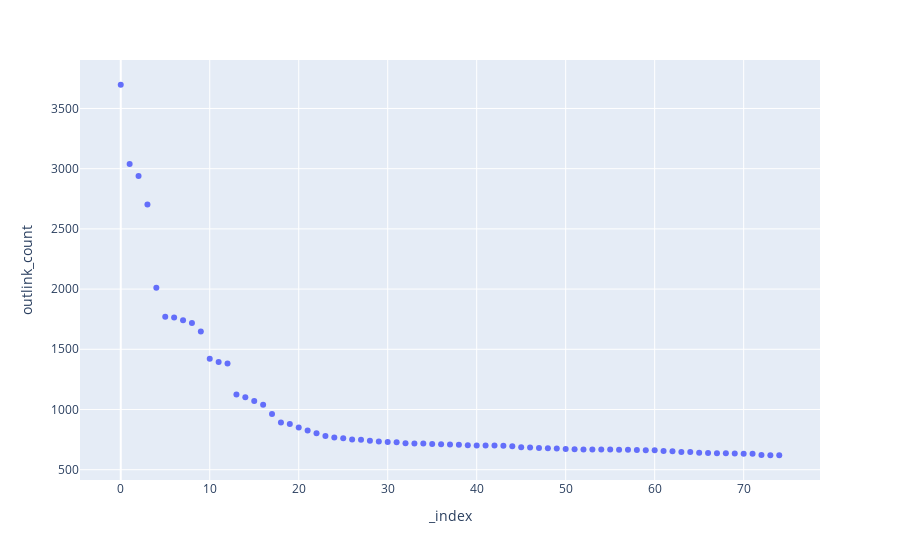

Notebook code cell kept with this figure:
### Markdown cell above
### Find max_outlink_count

### Code cell
N_PLOT = 75

df_plot = df_merged.sort_values("outlink_count", ascending=False).head(N_PLOT).copy().reset_index()

px.scatter(df_plot, x=df_plot.index, y="outlink_count", hover_data=["title"])

### Figure 1 — Plotly figure (JSON) as saved in the notebook; plotly's stock layout.template omitted (floating-point values rounded to 4 significant figures)
{"data": [{"customdata": [["Íslensk mannanöfn sem hafa einn nafnhafa (K-Ö)"], ["Listi yfir ár"], ["Íslensk mannanöfn sem hafa einn nafnhafa (A-J)"], ["Listi yfir Wii-leiki"], ["Íslensk mannanöfn sem hafa þrjá til níu nafnhafa"], ["Íslensk mannanöfn eftir notkun"], ["Listi yfir páfa"], ["Listi yfir íslensk eiginnöfn kvenmanna"], ["Simulium"], ["Listi yfir íslensk eiginnöfn karlmanna"], ["Íslensk mannanöfn sem hafa tvo nafnhafa"], ["Úrslit Gettu betur"], ["Listi yfir mosa á Íslandi"], ["Ríkisstjórn Íslands"], ["Listi yfir Astragalus tegundir"], ["Listi yfir laukategundir"], ["Heimsmeistaramót karla í handknattleik 2011"], ["Listi yfir helstu brýr á Íslandi"], ["Saga Ítalíu"], ["Listi yfir íslenskar kvikmyndir"], ["Listi yfir fugla Íslands"], ["1967"], ["1991"], ["1969"], ["Nóbelsverðlaunin í lífeðlis- og læknisfræði"], ["1992"], ["1968"], ["Listi yfir maríustakkategundir"], ["Listi yfir lyngrósategundir"], ["1994"], ["1990"], ["2008"], ["1996"], ["Listi yfir akademískar fræðigreinar"], ["2007"], ["1989"], ["1966"], ["Bretland"], ["1993"], ["2020"], ["Listi yfir ríkisstjórnir Ítalíu"], ["Heimsmeistaramót landsliða í knattspyrnu karla 2022"], ["Meistaradeild Evrópu"], ["Skotland"], ["Tegundir lúpínu"], ["2023"], ["Heimsmeistaramót landsliða í knattspyrnu karla 2014"], ["Heimsmeistaramót landsliða í knattspyrnu karla 1998"], ["Listi yfir þjóðhöfðingja Englands"], ["Heimsmeistaramót landsliða í knattspyrnu karla 2018"], ["Listi yfir forsætisráðherra Bretlands"], ["1986"], ["Heimsmeistaramót landsliða í knattspyrnu karla 2010"], ["Mexíkó"], ["Listi yfir rómverska keisara"], ["England"], ["Heimsmeistaramót landsliða í knattspyrnu karla 2006"], ["Listi yfir Galium tegundir"], ["Ísland"], ["1982"], ["Heimsmeistaramót landsliða í knattspyrnu karla 2002"], ["2011"], ["Pólland"], ["Listi yfir íslenska sjónvarpsþætti"], ["2021"], ["1997"], ["1988"], ["1981"], ["2019"], ["Aftökur á Íslandi"], ["1979"], ["Listi yfir tungumál"], ["2010"], ["Heimsmeistaramót landsliða í knattspyrnu karla 1982"], ["1970"]], "hovertemplate": "_index=%{x}<br>outlink_count=%{y}<br>title=%{customdata[0]}<extra></extra>", "legendgroup": "", "marker": {"color": "#636efa", "symbol": "circle"}, "mode": "markers", "name": "", "orientation": "v", "showlegend": false, "type": "scatter", "x": [0, 1, 2, 3, 4, 5, 6, 7, 8, 9, 10, 11, 12, 13, 14, 15, 16, 17, 18, 19, 20, 21, 22, 23, 24, 25, 26, 27, 28, 29, 30, 31, 32, 33, 34, 35, 36, 37, 38, 39, 40, 41, 42, 43, 44, 45, 46, 47, 48, 49, 50, 51, 52, 53, 54, 55, 56, 57, 58, 59, 60, 61, 62, 63, 64, 65, 66, 67, 68, 69, 70, 71, 72, 73, 74], "xaxis": "x", "y": [3697, 3038, 2939, 2702, 2011, 1770, 1765, 1742, 1719, 1648, 1422, 1395, 1383, 1125, 1102, 1071, 1040, 963, 892, 879, 850, 826, 803, 780, 767, 761, 750, 749, 741, 735, 730, 729, 719, 718, 717, 713, 712, 709, 707, 703, 702, 700, 700, 698, 694, 687, 684, 680, 678, 677, 672, 670, 668, 667, 667, 667, 666, 665, 664, 662, 661, 656, 654, 647, 646, 641, 639, 637, 637, 635, 633, 632, 623, 621, 620], "yaxis": "y"}], "layout": {"legend": {"tracegroupgap": 0}, "margin": {"t": 60}, "xaxis": {"anchor": "y", "domain": [0, 1], "title": {"text": "_index"}}, "yaxis": {"anchor": "x", "domain": [0, 1], "title": {"text": "outlink_count"}}}}
